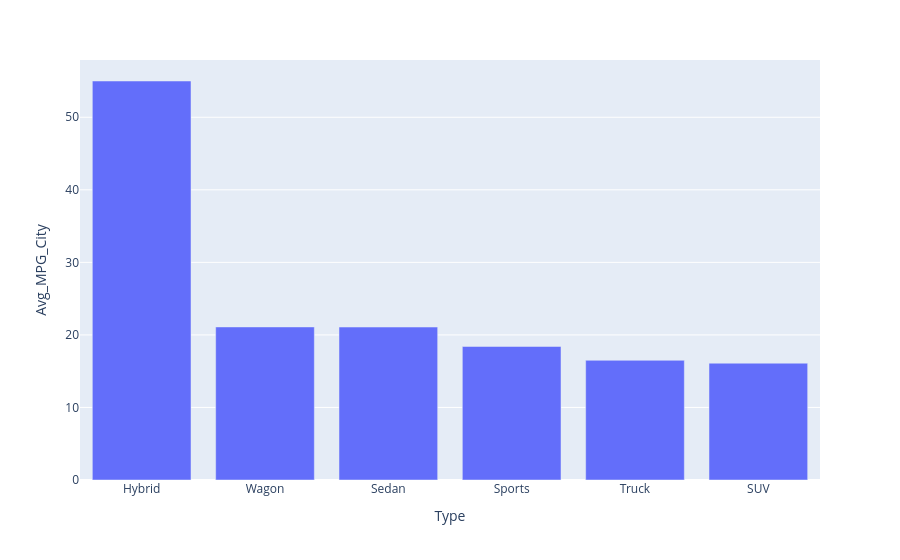

Notebook source saved alongside this figure:
### Code cell
# Emoji-free version of test code (emoji version of test code in next cell)
import pandas, duckdb, plotly.express as plotly           # Import packages
from datetime import datetime

print(datetime.now().strftime("%Y-%m-%d"))                # Python statements
if datetime.now().weekday() in (5, 6):
    print ("It's the weekend!")
else:
    print("\nIt's a work day!")
                                                          # Get test data (cars.csv)
df_cars=pandas.read_csv('https://raw.githubusercontent.com/tedconway/pydataboston2025/refs/heads/main/cars.csv')
                                                          # DuckDB SQL
cars_summary=duckdb.sql('''
select type, avg(MPG_City) as Avg_MPG_City, Avg(MSRP) as avg_MSRP
from df_cars
group by 1 order by 2 desc, 1
'''
).df()
print("\n",cars_summary)
                                                          # Plotly bar chart
plotly.bar(cars_summary, x='Type', y='Avg_MPG_City').show()

### Figure 1 — Plotly figure (JSON) as saved in the notebook; plotly's stock layout.template omitted (floating-point values rounded to 4 significant figures)
{"data": [{"alignmentgroup": "True", "hovertemplate": "Type=%{x}<br>Avg_MPG_City=%{y}<extra></extra>", "legendgroup": "", "marker": {"color": "#636efa", "pattern": {"shape": ""}}, "name": "", "offsetgroup": "", "orientation": "v", "showlegend": false, "textposition": "auto", "type": "bar", "x": ["Hybrid", "Wagon", "Sedan", "Sports", "Truck", "SUV"], "xaxis": "x", "y": [55, 21.1, 21.08, 18.41, 16.5, 16.1], "yaxis": "y"}], "layout": {"barmode": "relative", "legend": {"tracegroupgap": 0}, "margin": {"t": 60}, "xaxis": {"anchor": "y", "domain": [0, 1], "title": {"text": "Type"}}, "yaxis": {"anchor": "x", "domain": [0, 1], "title": {"text": "Avg_MPG_City"}}}}
